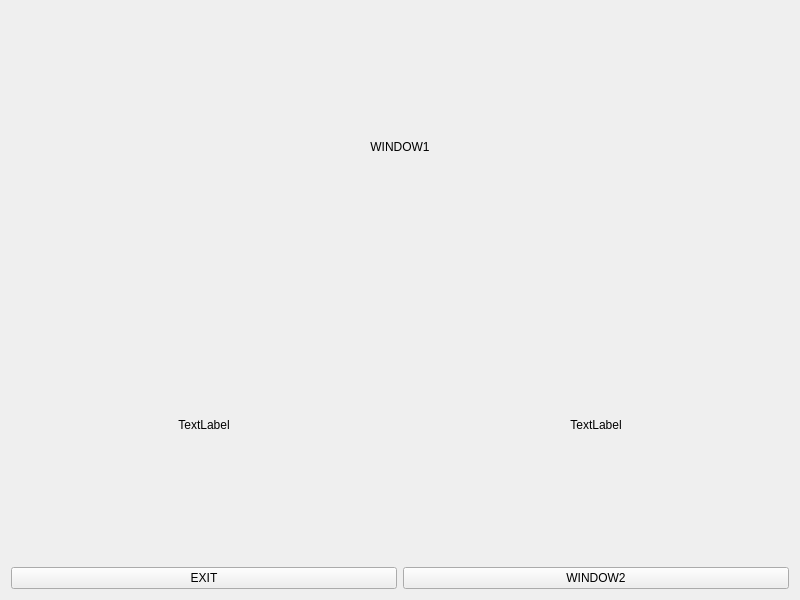
<?xml version="1.0" encoding="UTF-8"?>
<ui version="4.0">
 <class>Form</class>
 <widget class="QWidget" name="Form">
  <property name="geometry">
   <rect>
    <x>0</x>
    <y>0</y>
    <width>800</width>
    <height>600</height>
   </rect>
  </property>
  <property name="windowTitle">
   <string>Form</string>
  </property>
  <layout class="QGridLayout" name="gridLayout">
   <item row="2" column="2">
    <widget class="QPushButton" name="pushButton_2">
     <property name="text">
      <string>WINDOW2</string>
     </property>
    </widget>
   </item>
   <item row="0" column="1" colspan="2">
    <widget class="QLabel" name="label">
     <property name="text">
      <string>WINDOW1</string>
     </property>
     <property name="alignment">
      <set>Qt::AlignCenter</set>
     </property>
    </widget>
   </item>
   <item row="2" column="1">
    <widget class="QPushButton" name="pushButton">
     <property name="text">
      <string>EXIT</string>
     </property>
    </widget>
   </item>
   <item row="1" column="1">
    <widget class="QLabel" name="label_2">
     <property name="text">
      <string>TextLabel</string>
     </property>
     <property name="alignment">
      <set>Qt::AlignCenter</set>
     </property>
    </widget>
   </item>
   <item row="1" column="2">
    <widget class="QLabel" name="label_3">
     <property name="text">
      <string>TextLabel</string>
     </property>
     <property name="alignment">
      <set>Qt::AlignCenter</set>
     </property>
    </widget>
   </item>
  </layout>
 </widget>
 <resources/>
 <connections/>
</ui>
